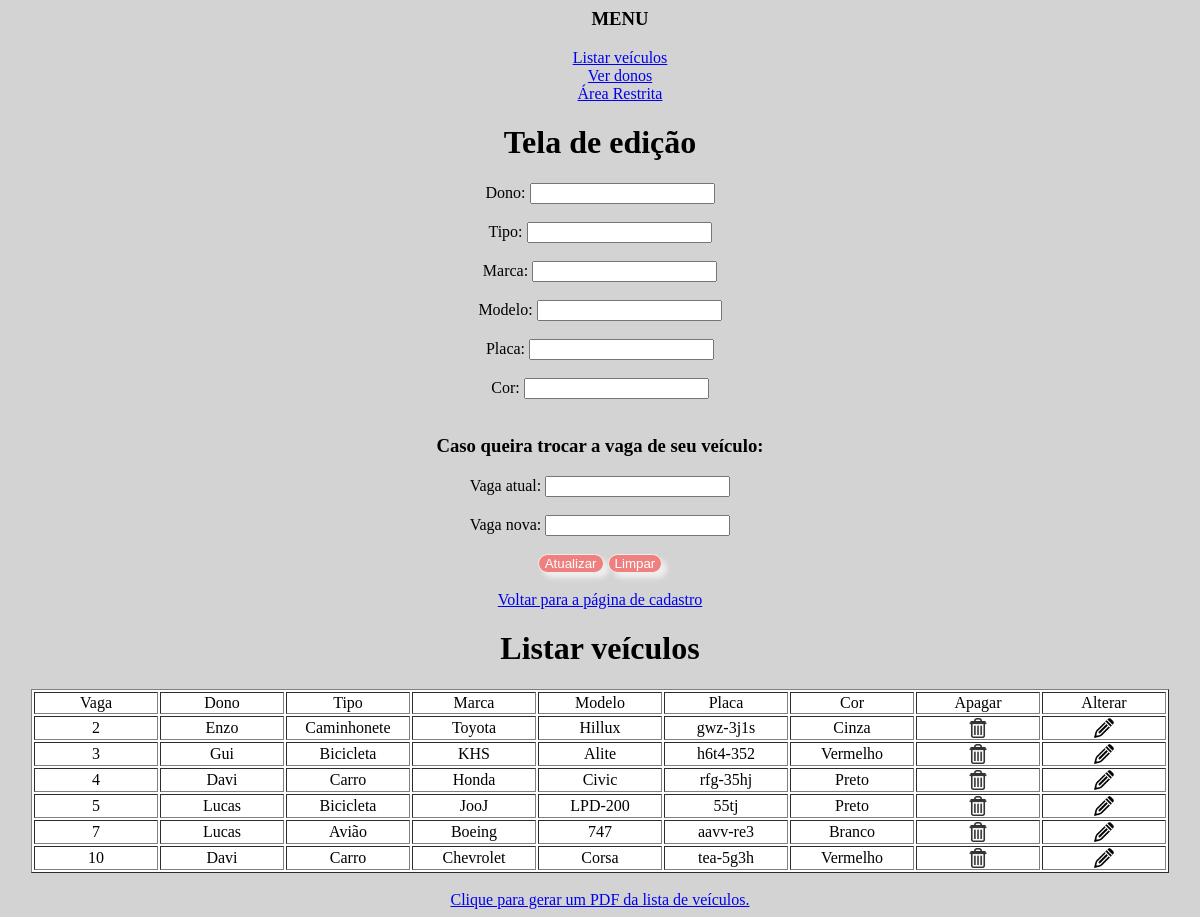
Page /alterar.php on the committed database.
### tables this page shows
CREATE TABLE `vagas` (
  `idvaga` int(50) NOT NULL,
  `modelo` varchar(50) NOT NULL,
  `dono` varchar(50) NOT NULL,
  `cor` varchar(50) NOT NULL,
  `marcas` varchar(50) NOT NULL,
  `placa` varchar(8) NOT NULL,
  `tipo` varchar(50) NOT NULL
);

### listar.php (the view, shortened to what this page needs)
<!DOCTYPE html>
<html lang="pt-br">
<?php
include_once("menu.php")
?>
<head>
    <link rel="stylesheet" type="text/css" href="css/botoes.css"/>
</head>
<body>
    <center>
    <h1>Listar veículos </h1>
    <?php
    $busca ="";
        $mysqli = new mysqli("localhost","root","","estacionamento");
        if($resultado_sel = $mysqli->query("SELECT idvaga,dono,tipo,marcas,modelo,placa,cor FROM vagas WHERE dono like '".$busca."%'")){
            echo'<table border="1">';
            echo'<tr>';
            echo'<td>Vaga</td>';
            echo'<td>Dono</td>';
            echo'<td>Tipo</td>';
            echo'<td>Marca</td>';
            echo'<td>Modelo</td>';
            echo'<td>Placa</td>';
            echo'<td>Cor</td>';
            echo'<td>Apagar';
            echo'<td>Alterar';
            echo'</tr>';
            while($row = mysqli_fetch_assoc($resultado_sel)){
                echo'<tr>';
                echo'<td>'.$row['idvaga'].'</td>';
                echo'<td>'.$row['dono'].'</td>';
                echo'<td>'.$row['tipo'].'</td>';
                echo'<td>'.$row['marcas'].'</td>';
                echo'<td>'.$row['modelo'].'</td>';
                echo'<td>'.$row['placa'].'</td>';
                echo'<td>'.$row['cor'].'</td>';
                echo "<td> <a href='deletar.php?tipo=2&id=".$row['idvaga']."'>
                <img src='img/del.png' width='20' height='20' title='Excluir'/>
                </td>";
                echo "<td> <a href='alterar.php?tipo=2&id=".$row['idvaga']."'>
                <img src='img/edit.png' width='20' height='20' title='Alterar'/>
                </td>";
                echo'</tr>';
            }
            echo'</table>';
        }
    ?>
    <br>
    <a href="gerarPDF.php">Clique para gerar um PDF da lista de veículos.</a>
    </center>
</body>
</html>

### menu.php
<center>
	<nav id="menu">
		<ul style=" list-style: none">
			<h3>MENU</h3>
			<li>
				<a href="listar.php"> Listar veículos </a>
			</li>
			<li>
				<a href="pesquisarDonos.php"> Ver donos </a>
			</li>
			<?php
			if (empty($_SESSION['login'])) {
				echo "<li><a href='login.php'>Área Restrita </a></li>";
			} else {
				echo "<li><a href='index.php'>Cadastro de veículos</a></li>";
			}
			?>
		</ul>
	</nav>
</center>

### alterar.php (shortened to what this page needs)
<?php
include_once("conexao.php");
include("menu.php");
$id = filter_input(INPUT_GET, 'id', FILTER_SANITIZE_NUMBER_INT);
$result_usuario = "SELECT * FROM vagas WHERE idvaga = '$id'";
$resultado_usuario = mysqli_query($conexao, $result_usuario);
$row_usuario = mysqli_fetch_assoc($resultado_usuario);
?>
<!DOCTYPE html>
<html lang="pt-br">
<head>
    <link rel="stylesheet" type="text/css" href="botoes.css"/>
</head>
<body>
    <center>
    <h1> Tela de edição </h1>
    <form method="POST" action="alterarCodigo.php">
        <label> Dono: </label>
        <input type="text" name="dono" value="<?php echo $row_usuario['dono']; ?>"/> <br /> <br>
        <label> Tipo: </label>
        <input type="text" name="tipo" value="<?php echo $row_usuario['tipo']; ?>"/> <br /> <br>
        <label> Marca: </label>
        <input type="text" name="marcas" value="<?php echo $row_usuario['marcas']; ?>"/> <br /> <br>
        <label> Modelo: </label>
        <input type="text" name="modelo" value="<?php echo $row_usuario['modelo']; ?>"/> <br /> <br>
        <label> Placa: </label>
        <input type="text" name="placa" value="<?php echo $row_usuario['placa']; ?>" maxlength="8"/> <br /> <br>
        <label> Cor: </label>
        <input type="text" name="cor" value="<?php echo $row_usuario['cor']; ?>"/> <br /> <br>
        <p><h3>Caso queira trocar a vaga de seu veículo: </h3></p>
        <label> Vaga atual: </label>
        <input type="text" name="vagaatual" value="<?php echo $row_usuario['idvaga']; ?>" readonly/> <br /> <br>
        <label> Vaga nova: </label>
        <input type="number" name="vaganova" value="<?php echo $row_usuario['idvaga']; ?>"/> <br /> <br>
        <input class = "botoes" type="submit" value="Atualizar" />
        <input class = "botoes" type="reset" value="Limpar" /> <br /> <br>
        <a href="http://localhost/estacionamento/index.php">Voltar para a página de cadastro</a>
    </form>
    </center>
    <?php
    include('listar.php');
    ?>
</body>
</html>

### css/botoes.css (style rules this page uses)
body { background-color: lightgrey; }
.botoes { background: lightcoral; color: #fff; border: 1px solid #eee; border-radius: 20px; box-shadow: 5px 5px 5px #eee; text-shadow: none; }
table { background-color:#fff; }
table td { width: 120px; text-align:center; }

### rows in the picture
vagas: idvaga "2", dono "Enzo", tipo "Caminhonete", marcas "Toyota", modelo "Hillux", placa "gwz-3j1s", cor "Cinza"
vagas: idvaga "3", dono "Gui", tipo "Bicicleta", marcas "KHS", modelo "Alite", placa "h6t4-352", cor "Vermelho"
vagas: idvaga "4", dono "Davi", tipo "Carro", marcas "Honda", modelo "Civic", placa "rfg-35hj", cor "Preto"
vagas: idvaga "5", dono "Lucas", tipo "Bicicleta", marcas "JooJ", modelo "LPD-200", placa "55tj", cor "Preto"
vagas: idvaga "7", dono "Lucas", tipo "Avião", marcas "Boeing", modelo "747", placa "aavv-re3", cor "Branco"
vagas: idvaga "10", dono "Davi", tipo "Carro", marcas "Chevrolet", modelo "Corsa", placa "tea-5g3h", cor "Vermelho"
